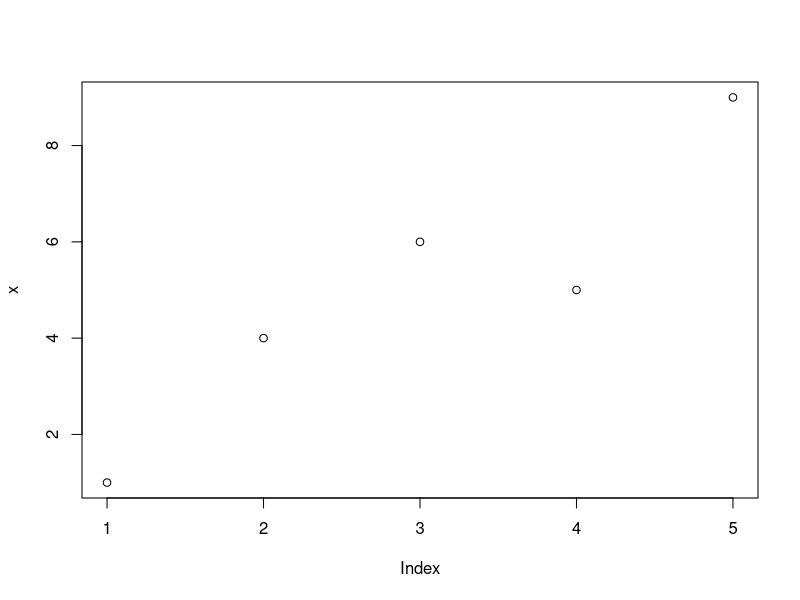
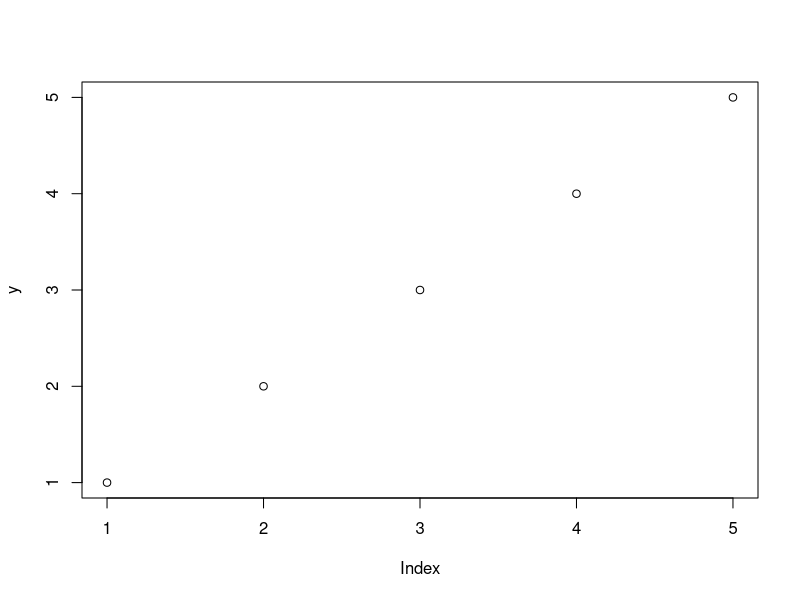
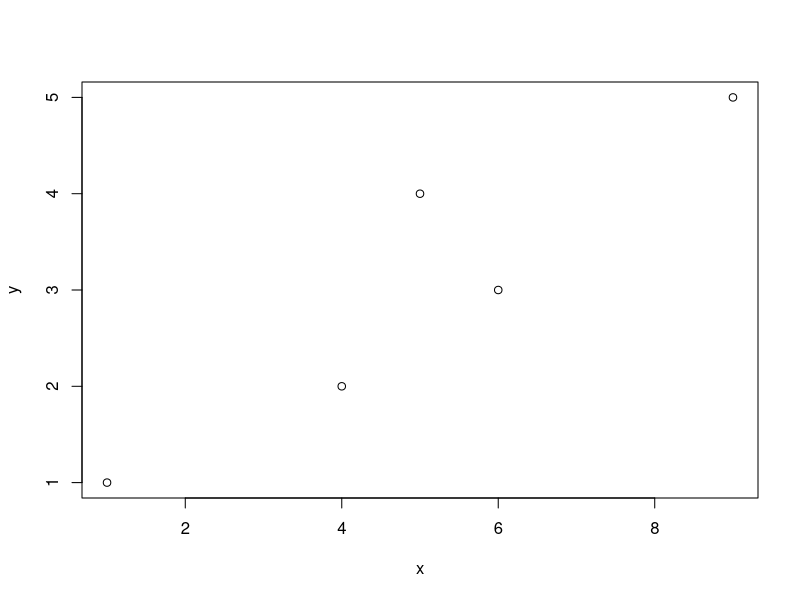
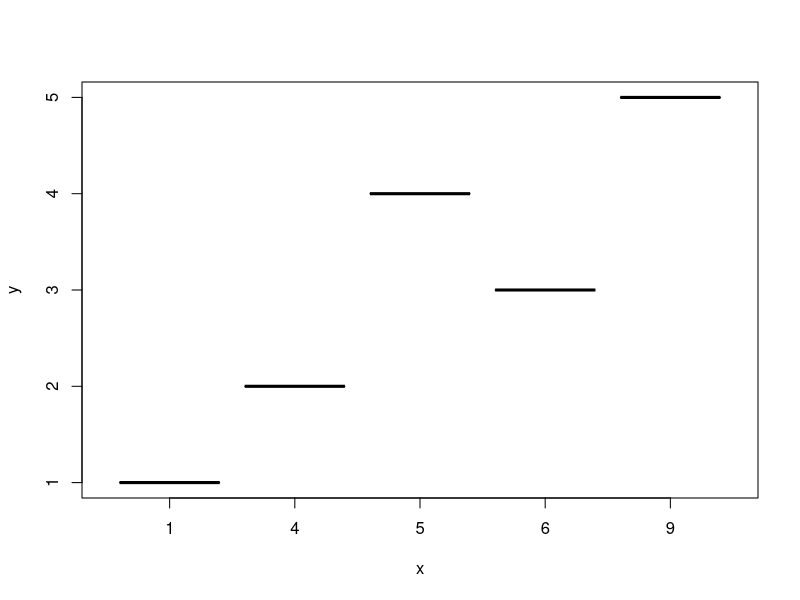
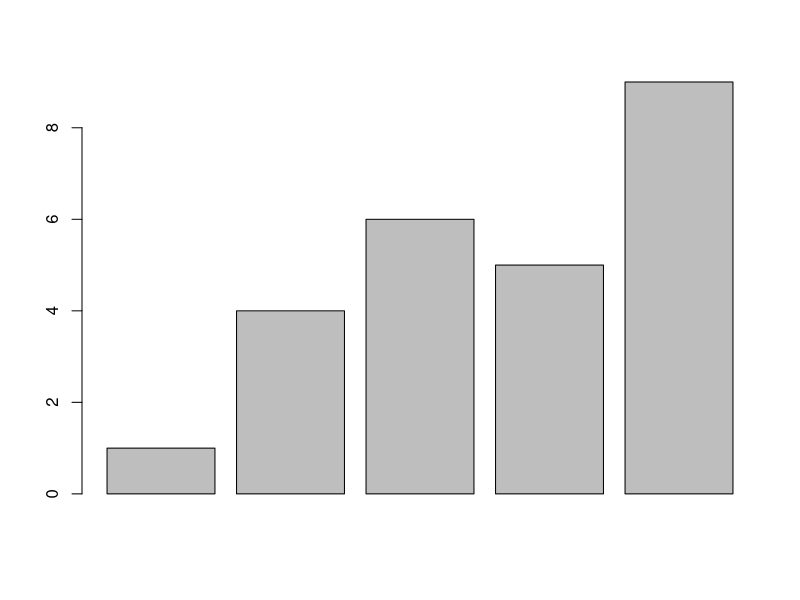
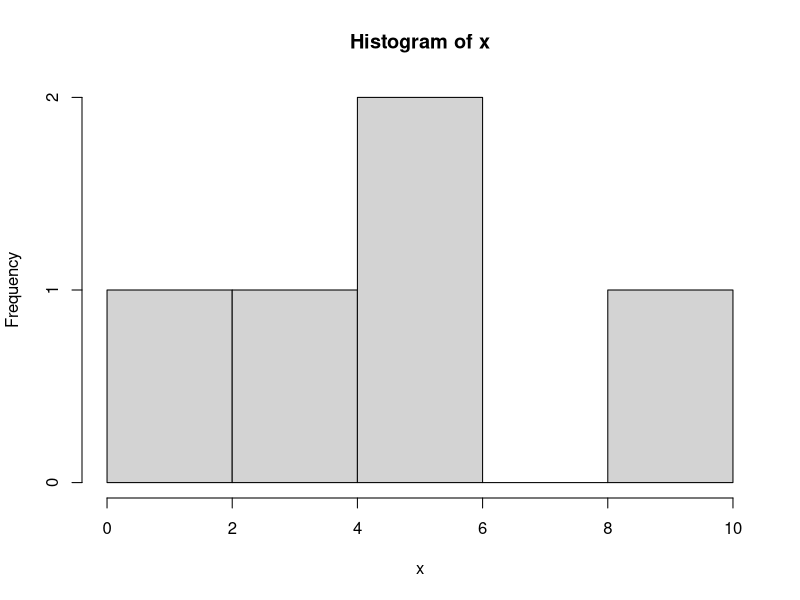
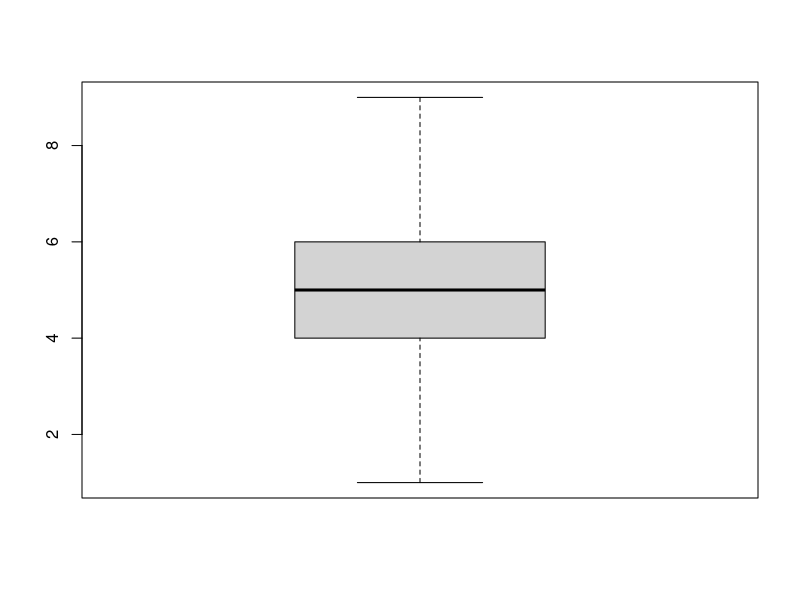
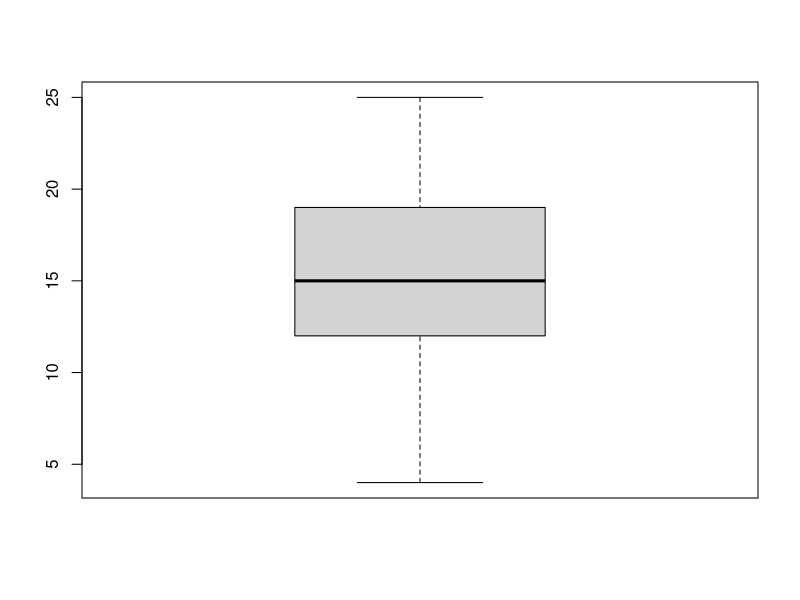

Recreate these plots in R, in order.
## ---- chunk 1
# Define a vector with 5 values
x <- c(1, 4, 6, 5, 9)
y <- c(1, 2, 3, 4, 5)

# Plot the ice cream vector with default settings
plot(x)
plot(y)
plot(x, y)
plot(factor(x), y)
## ---- chunk 2
barplot(x)
hist(x)
boxplot(x)

# lets try the real-world data
df <- cars
View(df)
boxplot(df$speed)
boxplot(df$dist)
plot(df$speed ~ df$dist)
## ---- chunk 3
require(ggplot2)
require(tidyverse)
## ---- chunk 4
## we are going to use a dataset contains data for 344 penguins.
require(palmerpenguins)
?palmerpenguins
?palmerpenguins::penguins
skimr::skim(penguins)
head(penguins)
glimpse(penguins)
View(penguins)
penguins <- palmerpenguins::penguins
## ---- chunk 5
#ggplot(dataset, aes(x, y)) + geom_family
ggplot(data = penguins, aes(x = sex)) +
         geom_bar()

ggplot(data = penguins, aes(x = sex, y = body_mass_g)) +
         geom_boxplot()

penguins <- penguins %>% 
  filter(!is.na(sex) & !is.na(body_mass_g))

#we can make adjustment on the figures elements
ggplot(data = penguins, aes(x = sex, y = body_mass_g)) +
         geom_boxplot(width = 0.6, outlier.shape = NA)
#width: adjust box plot aesthetics to make it more narrow; outlier.shape = NA: remove outliers
## ---- chunk 6
# "fill = xxx" versus "color = xxx"
ggplot(data = penguins, aes(x = sex, y = body_mass_g, color = sex)) +
         geom_boxplot()
        #scale_color_manual(values = c("blue","lightblue"))

ggplot(data = penguins, aes(x = sex, y = body_mass_g, fill = sex)) +
         geom_boxplot()
        #scale_fill_manual(values = c("blue","lightblue"))

ggplot(data = penguins, aes(x = flipper_length_mm, y = body_mass_g, color = sex)) +
  geom_point()
  #scale_color_manual("Sex",values = c("purple","pink"))

## ---- chunk 7
ggplot(data = penguins, aes(x = flipper_length_mm, y = body_mass_g, color = sex)) +
  geom_point() +
  labs(x = "Flipper Length (mm)", 
       y = "Body Mass (grams)", 
       title = "Figure 1. Flipper Length and body mass in different sex",
       caption = "Source: palmerpenguins")
## ---- chunk 8
ggplot(data = penguins, aes(x = flipper_length_mm, y = body_mass_g, color = sex)) +
  geom_point() +
  labs(x = "Flipper Length (mm)", 
       y = "Body Mass (grams)", 
       title = "Figure 1. Flipper Length and body mass in different sex",
       caption = "Source: palmerpenguins") +
  facet_grid(.~ species, scales = "free_x", space = "free_x") #(.~ species * island)

## ---- chunk 9
# you can use some canned themes! check them out yourself
ggplot(data = penguins, aes(x = flipper_length_mm, y = body_mass_g, color = sex)) +
  geom_point() + #alpha = 0.3
  labs(x = "Flipper Length (mm)", 
       y = "Body Mass (grams)", 
       title = "Figure 1. Flipper Length and body mass in different sex",
       caption = "Source: palmerpenguins") +
  facet_grid(.~ species, scales = "free_x", space = "free_x") +
  theme_light() #theme_dark()

# if you want to change the theme manually
ggplot(data = penguins, aes(x = flipper_length_mm, y = body_mass_g, color = sex)) +
  geom_point() + #alpha = 0.3
  labs(x = "Flipper Length (mm)", 
       y = "Body Mass (grams)", 
       title = "Figure 1. Flipper Length and body mass in different sex",
       caption = "Source: palmerpenguins") +
  facet_grid(.~ species, scales = "free_x", space = "free_x") +
  theme(legend.position = "none",
        axis.title.x = element_text(size = 9, face = "bold"),
        axis.title.y = element_text(size = 9, face = "bold"),
        legend.text = element_text(size = 5),
        plot.title = element_text(hjust = 0.5)
        )
        #legend.position = "none"

## ---- chunk 10
# We add a regression line
ggplot(data = penguins, aes(x = flipper_length_mm, y = body_mass_g)) +
  geom_point() +
  labs(x = "Flipper Length (mm)", 
       y = "Body Mass (grams)") +
  geom_smooth(method = "lm", linetype = 1, color = "black",size = 0.3)

ggplot(data = penguins, aes(x = flipper_length_mm, y = body_mass_g, color = sex)) +
  geom_point() + #alpha = 0.3
  geom_smooth(method = "lm", linetype = 1, color = "black", size = 0.3) +
  labs(x = "Flipper Length (mm)", 
       y = "Body Mass (grams)", 
       title = "Figure 1. Flipper Length and body mass in different sex",
       caption = "Source: palmerpenguins") +
  facet_grid(.~ species, scales = "free_x", space = "free_x") +
  theme(legend.position = "none",
        axis.title.x = element_text(size = 9, face = "bold"),
        axis.title.y = element_text(size = 9, face = "bold"),
        legend.text = element_text(size = 5),
        plot.title = element_text(hjust = 0.5)
        )
## ---- chunk 11
#make the plot an object
pengeuin_plot <- ggplot(data = penguins, aes(x = flipper_length_mm, y = body_mass_g, color = sex)) +
  geom_point() + #alpha = 0.3
  geom_smooth(method = "lm", linetype = 1, color = "black", size = 0.3) +
  labs(x = "Flipper Length (mm)", 
       y = "Body Mass (grams)", 
       title = "Figure 1. Flipper Length and body mass in different sex",
       caption = "Source: palmerpenguins") +
  facet_grid(.~ species, scales = "free_x", space = "free_x") +
  theme(legend.position = "none",
        axis.title.x = element_text(size = 9, face = "bold"),
        axis.title.y = element_text(size = 9, face = "bold"),
        legend.text = element_text(size = 5),
        plot.title = element_text(hjust = 0.5)
        )

# save the plot to a file (e.g., in PNG format)
ggsave("Pengeuin_Plot.png", plot = pengeuin_plot, width = 5, height = 6, units = "in")
